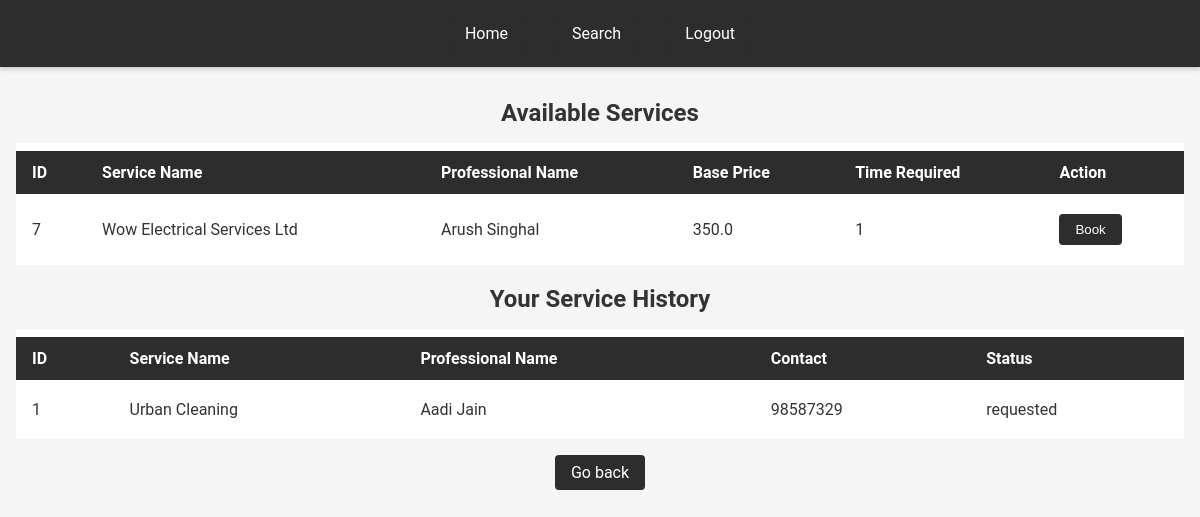
Screenshot of /customer_dashboard/3/electrical (signed in) with the database file from the repository.
### application/models.py (models this page shows)
class User(db.Model):
    __tablename__ = 'Users'
    id = db.Column(db.Integer, primary_key=True, autoincrement=True)
    email = db.Column(db.String, nullable=False, unique=True)
    password = db.Column(db.String, nullable=False)
    name = db.Column(db.String, nullable=False)
    role = db.Column(db.String, nullable=False)
    service_id = db.Column(db.Integer, db.ForeignKey('Services.id' , ondelete = 'CASCADE'), nullable=True)
    service_name = db.Column(db.String, nullable = True)
    service_category = db.Column(db.String, nullable = True)
    experience = db.Column(db.Integer, nullable=True)
    approval_status = db.Column(db.String, nullable=True)
    description = db.Column(db.String, nullable=True)
    contact = db.Column(db.Integer, nullable=True)
    address = db.Column(db.String, nullable=True)
    pincode = db.Column(db.Integer, nullable=True)
    __table_args__ = (
    db.CheckConstraint("role IN ('admin', 'customer', 'professional')"),
    )

class Service(db.Model):
    __tablename__ = 'Services'
    id = db.Column(db.Integer, primary_key=True, autoincrement=True)
    name = db.Column(db.String, nullable=False, unique=True)
    base_price = db.Column(db.Float, nullable=False)
    time_required = db.Column(db.Integer, nullable=True)
    description = db.Column(db.String, nullable=True)
    category = db.Column(db.String, nullable=False)

class ServiceRequest(db.Model):
    __tablename__ = 'Services_requests'
    id = db.Column(db.Integer, primary_key=True, autoincrement=True)
    service_id = db.Column(db.Integer, db.ForeignKey('Services.id', ondelete = 'CASCADE'), nullable=False)
    customer_id = db.Column(db.Integer, db.ForeignKey('Users.id' , ondelete = 'CASCADE'), nullable=True)
    professional_id = db.Column(db.Integer, db.ForeignKey('Users.id' , ondelete = 'CASCADE'), nullable=True)
    professional_name = db.Column(db.String, nullable=True)
    date_of_request = db.Column(db.String, nullable=True)
    date_of_completion = db.Column(db.String, nullable=True)
    status = db.Column(db.String, default='requested')
    remarks = db.Column(db.String, nullable=True)
    rating = db.Column(db.Integer, nullable=True)
    __table_args__ = (
    db.CheckConstraint("status IN ('requested', 'assigned', 'closed')"),
    )

### app.py (the view)
@app.route("/customer_dashboard/<int:id>/<string:category>", methods=["GET", "POST"])
def customer_dashboard_category(id , category):
    user = User.query.filter_by(id=id).first()
    if user is None or user.role != "customer":
        return redirect("/login")
    services = Service.query.filter_by(category=category).join(
        User, Service.id == User.service_id
    ).filter(User.role == "professional").add_columns(
        Service.id, Service.name, Service.base_price, Service.time_required,
        Service.description, Service.category, User.name.label("professional_name"), User.id.label("professional_id")
    )
    service_requests = ServiceRequest.query.filter_by(customer_id=id).all()
    for request in service_requests:
        request.service_name = Service.query.filter_by(id=request.service_id).first().name
        request.phone = User.query.filter_by(id=request.professional_id).first().contact
    available_services = []
    for service in services:
        is_assigned = any(
            request.service_name == service.name and request.status == "assigned"
            for request in service_requests
        )
        is_requested = any(
            request.service_name == service.name and request.status == "requested"
            for request in service_requests
        )
        if not is_assigned and not is_requested:
            available_services.append(service)
    services = available_services
    return render_template("customer_dashboard_select.html", id = user.id,services = services, service_requests = service_requests)

### templates/customer_dashboard_select.html (shortened to what this page needs)
<!DOCTYPE html>
<html lang="en">
<head>
    <link rel="stylesheet" href="/static/styles.css">
</head>
<body>
    <nav>
        <a href="/customer_dashboard/{{id}}">Home</a>
        <a href="/customer_dashboard/search/{{id}}">Search</a>
        <a href="/login">Logout</a>
    </nav>
    <div class="container">
    <div>
        <h2>Available Services</h2>
        {% if services %}
        <table>
            <tr>
                <th>ID</th>
                <th>Service Name</th>
                <th>Professional Name</th>
                <th>Base Price</th>
                <th>Time Required</th>
                <th>Action</th>
            </tr>
            {% for service in services %}
            <tr>
                <td>{{ service.id }}</td>
                <td>{{ service.name }}</td>
                <td>{{ service.professional_name }}</td>
                <td>{{ service.base_price }}</td>
                <td>{{ service.time_required }}</td>
                <td><button onclick="
                    fetch('/api/service_request/{{ id }}/{{ service.id }}/{{ service.professional_id }}' , {
                        method: 'POST'
                    }).then(() => window.location.reload())
                ">Book</button></td>
            </tr>
            {% endfor %}
        </table>
        {% else %}
            <p>No services available.</p>
        {% endif %}
    </div>
    <div>
        <h2>Your Service History</h2>
        <table>
            <tr>
                <th>ID</th>
                <th>Service Name</th>
                <th>Professional Name</th>
                <th>Contact</th>
                <th>Status</th>
            </tr>
            {% for service in service_requests %}
            <tr>
                <td>{{ service.id }}</td>
                <td>{{ service.service_name }}</td>
                <td>{{ service.professional_name }}</td>
                <td>{{ service.phone }}</td>
                <td>{% if service.status == 'assigned' %}
                    Assigned
                    <button onclick="window.location.href='/rate_service/{{ service.id }}'">Close it?</button>
                    {% else %}
                        {{service.status}}
                    {% endif %}
                </td>
            </tr>
            {% endfor %}
        </table>
        <p><a href="/customer_dashboard/{{id}}">Go back</a></p>
    </div>
</div>
</body>
</html>

### static/styles.css (style rules this page uses)
body { font-family: 'Roboto', sans-serif; margin: 0; padding: 0; background: #f5f5f5; color: #333; }
nav { display: flex; justify-content: center; align-items: center; background-color: #2d2d2d; padding: 1rem; box-shadow: 0 2px 5px rgba(0,0,0,0.2); }
nav a { color: #fff; text-decoration: none; margin: 0 1rem; padding: 0.5rem 1rem; transition: background-color 0.3s ease; }
a { color: #fff; background-color: #2d2d2d; text-decoration: none; padding: 0.5rem 1rem; border-radius: 4px; display: inline-block; transition: background-color 0.3s ease, color 0.3s ease; }
.container { max-width: 1200px; margin: 2rem auto; padding: 0 1rem; }
h1, h2 { text-align: center; margin-bottom: 1rem; }
table { width: 100%; background: #fff; border-collapse: separate; border-spacing: 0 0.5rem; }
table th, table td { padding: 0.75rem 1rem; text-align: left; }
table th { background-color: #2d2d2d; color: #fff; }
button, input[type="submit"], input[type="button"] { background-color: #2d2d2d; color: #fff; border: none; padding: 0.5rem 1rem; border-radius: 4px; cursor: pointer; transition: background-color 0.3s ease; }
p { text-align: center; margin: 1rem 0; color: #555; }

### rows the page displays
User: id "7", name "Wow Electrical Services Ltd", professional_name "Arush Singhal", base_price "350.0", time_required "1"
ServiceRequest: id "1", service_name "Urban Cleaning", professional_name "Aadi Jain", phone "98587329", status "requested"
